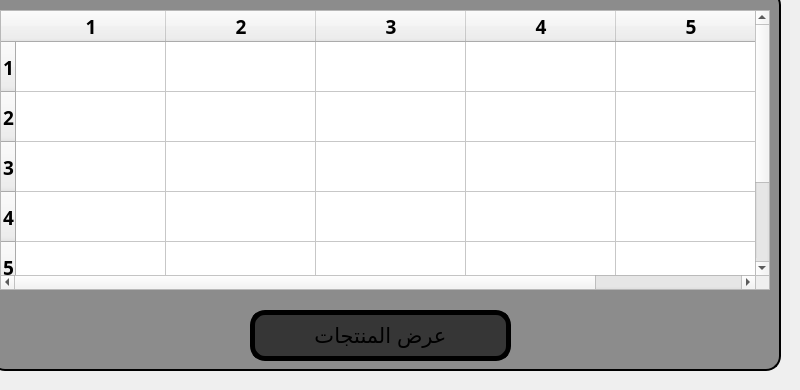
       <widget class="QWidget" name="page_21">
        <widget class="QPushButton" name="pushButton_70">
         <property name="geometry">
          <rect>
           <x>-10</x>
           <y>-10</y>
           <width>791</width>
           <height>381</height>
          </rect>
         </property>
         <property name="font">
          <font>
           <pointsize>16</pointsize>
          </font>
         </property>
         <property name="autoFillBackground">
          <bool>false</bool>
         </property>
         <property name="styleSheet">
          <string notr="true">background-color:rgb(140, 140, 140);
border: 2px solid black;
border-radius: 15px;</string>
         </property>
         <property name="text">
          <string/>
         </property>
        </widget>
        <widget class="QTableWidget" name="tableWidget_48">
         <property name="geometry">
          <rect>
           <x>0</x>
           <y>10</y>
           <width>770</width>
           <height>280</height>
          </rect>
         </property>
         <property name="minimumSize">
          <size>
           <width>770</width>
           <height>280</height>
          </size>
         </property>
         <property name="maximumSize">
          <size>
           <width>770</width>
           <height>280</height>
          </size>
         </property>
         <property name="font">
          <font>
           <family>Tajawal Black</family>
           <pointsize>14</pointsize>
           <bold>true</bold>
          </font>
         </property>
         <property name="contextMenuPolicy">
          <enum>Qt::PreventContextMenu</enum>
         </property>
         <property name="locale">
          <locale language="Arabic" country="Egypt"/>
         </property>
         <property name="showGrid">
          <bool>true</bool>
         </property>
         <property name="sortingEnabled">
          <bool>false</bool>
         </property>
         <property name="rowCount">
          <number>6</number>
         </property>
         <property name="columnCount">
          <number>5</number>
         </property>
         <attribute name="horizontalHeaderMinimumSectionSize">
          <number>150</number>
         </attribute>
         <attribute name="horizontalHeaderDefaultSectionSize">
          <number>150</number>
         </attribute>
         <attribute name="verticalHeaderMinimumSectionSize">
          <number>50</number>
         </attribute>
         <attribute name="verticalHeaderDefaultSectionSize">
          <number>50</number>
         </attribute>
         <row/>
         <row/>
         <row/>
         <row/>
         <row/>
         <row/>
         <column/>
         <column/>
         <column/>
         <column/>
         <column/>
         <item row="0" column="0">
          <property name="text">
           <string/>
          </property>
         </item>
        </widget>
        <widget class="QPushButton" name="show_show_20">
         <property name="geometry">
          <rect>
           <x>250</x>
           <y>310</y>
           <width>261</width>
           <height>51</height>
          </rect>
         </property>
         <property name="font">
          <font>
           <pointsize>16</pointsize>
          </font>
         </property>
         <property name="autoFillBackground">
          <bool>false</bool>
         </property>
         <property name="styleSheet">
          <string notr="true">background-color:rgb(54, 54, 54);
border: 5px solid black;
border-radius: 15px;</string>
         </property>
         <property name="text">
          <string>عرض المنتجات</string>
         </property>
        </widget>
       </widget>
